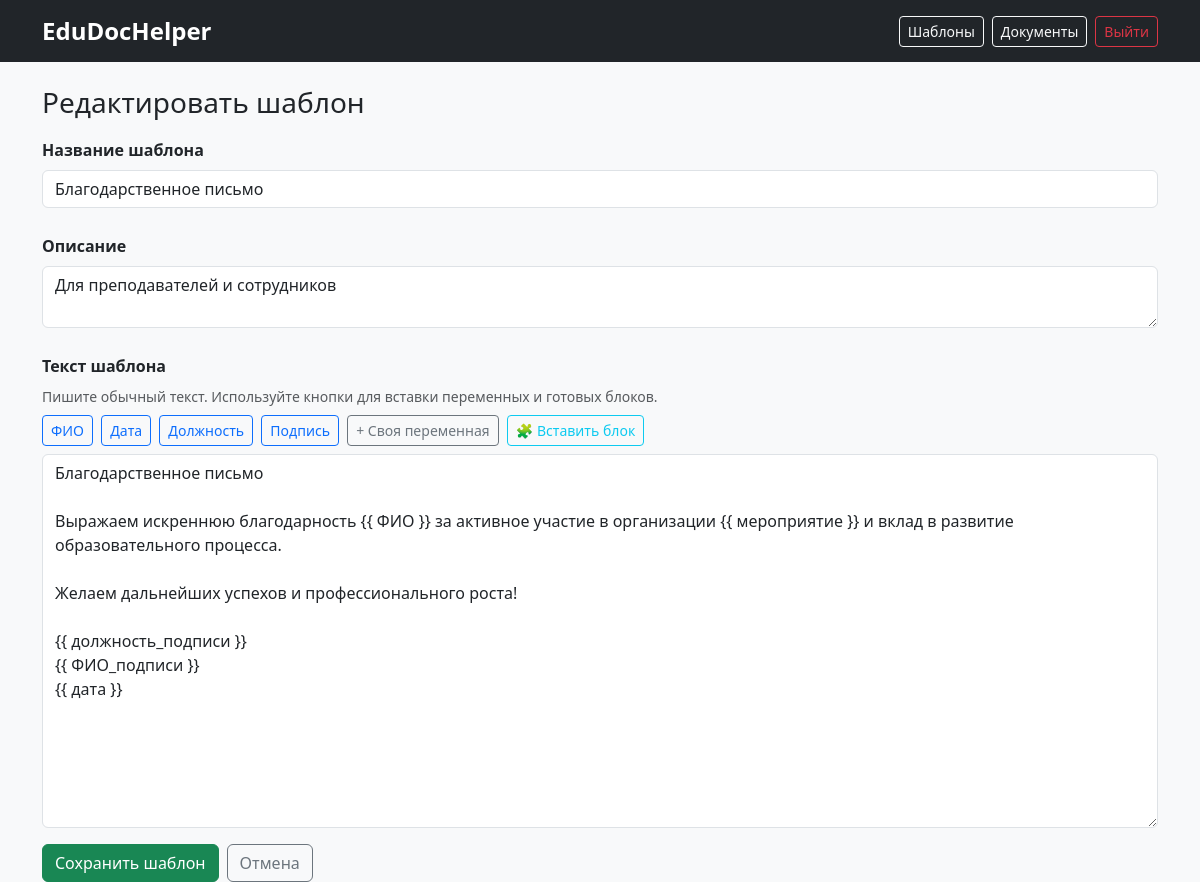
The page /templates/2/edit (signed in) on the database its author committed.
### models.py (models this page shows, shortened)
class DocumentTemplate(db.Model):
    __tablename__ = 'document_template'
    id = db.Column(db.Integer, primary_key=True)
    name = db.Column(db.String(200), nullable=False)
    description = db.Column(db.Text, default="")
    template_text = db.Column(db.Text, nullable=False)
    created_at = db.Column(db.DateTime, default=datetime.utcnow)
    last_modified = db.Column(db.DateTime, default=datetime.utcnow)

### app.py (the view, shortened to what this page needs)
    @app.route("/templates/create", methods=["GET", "POST"])
    @app.route("/templates/<int:tpl_id>/edit", methods=["GET", "POST"])
    def template_edit(tpl_id=None):
        if not require_login():
            return redirect(url_for("login"))
        tpl = DocumentTemplate.query.get(tpl_id) if tpl_id else None
        form = TemplateForm(obj=tpl)
        return render_template("template_edit.html", form=form, tpl=tpl)

### forms.py
class TemplateForm(FlaskForm):
    name = StringField("Название шаблона", validators=[DataRequired()])
    description = TextAreaField("Описание")
    template_text = TextAreaField("Текст шаблона (используйте {{ переменная }})", validators=[DataRequired()])
    submit = SubmitField("Сохранить")

### templates/template_edit.html (shortened to what this page needs)
{% extends "base.html" %}
{% block content %}
<h3>{% if tpl %}Редактировать шаблон{% else %}Создать шаблон{% endif %}</h3>
<form method="post" id="templateForm">
    <div class="mb-3">
        {{ form.name.label(class="form-label") }}
        {{ form.name(class="form-control", placeholder="Например: Справка об обучении") }}
    </div>
    <div class="mb-3">
        {{ form.description.label(class="form-label") }}
        {{ form.description(class="form-control", rows="2", placeholder="Краткое описание назначения шаблона") }}
    </div>
    <div class="mb-3">
        <label class="form-label">Текст шаблона</label>
        <div class="small text-muted mb-2">
            Пишите обычный текст. Используйте кнопки для вставки переменных и готовых блоков.
        </div>
        <div class="mb-2">
            <button type="button" class="btn btn-outline-primary btn-sm me-1" onclick="insertVariable('ФИО')">ФИО</button>
            <button type="button" class="btn btn-outline-primary btn-sm me-1" onclick="insertVariable('дата')">Дата</button>
            <button type="button" class="btn btn-outline-primary btn-sm me-1" onclick="insertVariable('должность')">Должность</button>
            <button type="button" class="btn btn-outline-primary btn-sm me-1" onclick="insertVariable('подпись')">Подпись</button>
            <button type="button" class="btn btn-outline-secondary btn-sm me-1" onclick="insertCustomVariable()">+ Своя переменная</button>
            <button type="button" class="btn btn-outline-info btn-sm" data-bs-toggle="modal" data-bs-target="#blocksModal">
                🧩 Вставить блок
            </button>
        </div>
        {{ form.template_text(class="form-control", rows="15", id="templateText") }}
    </div>
    <div class="d-flex gap-2">
        <button type="submit" class="btn btn-success">Сохранить шаблон</button>
        <a href="{{ url_for('templates_list') }}" class="btn btn-outline-secondary">Отмена</a>
    </div>
</form>
{% endblock %}

### static/css/style.css (style rules this page uses)
body { font-family: 'Segoe UI', Tahoma, Geneva, Verdana, sans-serif; background-color: #f8f9fa; }
.btn { transition: all 0.2s ease; }
.form-label { font-weight: 600; margin-top: 10px; }

### rows shown on the page
DocumentTemplate: name "Благодарственное письмо", description "Для преподавателей и сотрудников", template_text "Благодарственное письмо Выражаем искреннюю благодарность {{ ФИО }} за активное участие в организации {{ мероприятие }} и вклад в развитие образовательного процесса. Желаем дальнейших успехов и профессионального роста! {{ должность_подписи }} {{ ФИО_подписи }} {{ дата }}"
